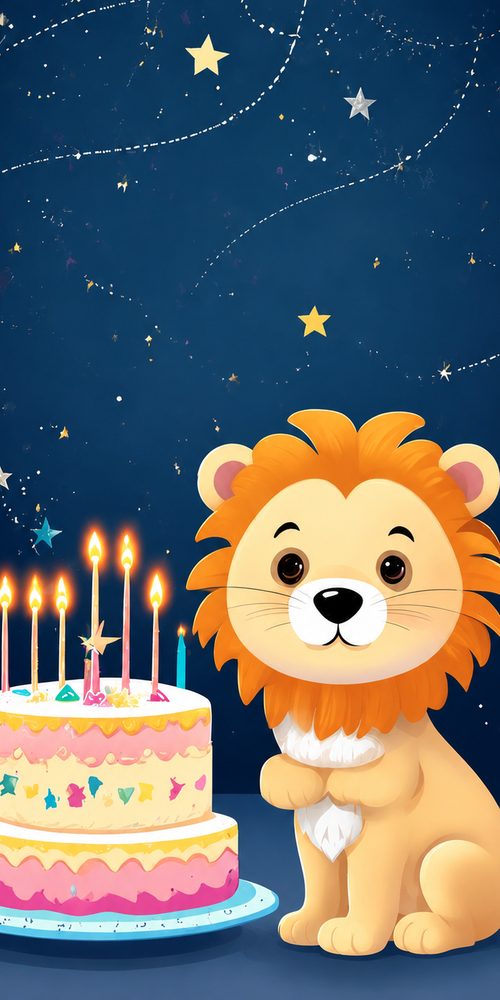
#> input picture assets/inner.png, 500 x 1000 px, shrunk from 720 x 1440 before the run
$ python remove_watermark.py
#> lines starting #> are read from the running program, lines starting #| are printed output that depends on the picture; after the words box and inside, x2 and y2 are one past the last pixel; in counts of white or black regions, pixels touching at a corner belong together
"""自动移除智谱 CogView 图片右下角的“AI生成”文字水印。

原理：水印是半透明的灰色文字，会在局部产生“通道差异很小的高幅残差”，
据此检测出字形像素，再用周围未遮挡像素的中值填补。

用法：python tools/remove_watermark.py <图片路径>
"""

import os
import sys

import numpy as np
from PIL import Image, ImageFilter


def detect_glyph_mask(im, zone):
    """在 zone=(x0,y0,x1,y1) 区域内检测文字形残差块。"""
    x0, y0, x1, y1 = zone
    region = np.asarray(im.crop(zone), dtype=np.int16)
    bg = np.asarray(im.crop(zone).filter(ImageFilter.MedianFilter(15)), dtype=np.int16)
    res = region - bg
    mag = np.sqrt((res ** 2).sum(axis=2))
    spread = res.std(axis=2)
    cand = (mag > 22) & (spread < 14)

    hgt, wdt = cand.shape
    seen = np.zeros_like(cand, dtype=bool)
    keep = np.zeros_like(cand, dtype=bool)
    for y in range(hgt):
        for x in range(wdt):
            if not cand[y, x] or seen[y, x]:
                continue
            stack = [(x, y)]
            seen[y, x] = True
            pts = []
            while stack:
                cx, cy = stack.pop()
                pts.append((cx, cy))
                for nx, ny in ((cx + 1, cy), (cx - 1, cy), (cx, cy + 1), (cx, cy - 1)):
                    if 0 <= nx < wdt and 0 <= ny < hgt and cand[ny, nx] and not seen[ny, nx]:
                        seen[ny, nx] = True
                        stack.append((nx, ny))
            # 字形大小的紧凑块（避开大片毛发纹理）
            if 12 <= len(pts) <= 500:
                for px, py in pts:
                    keep[py, px] = True
    return keep


def inpaint(arr, mask, radius=8, passes=4):
    """用周围未遮挡像素的中值填补 mask 区域。"""
    h, w, _ = arr.shape
    cur = arr.copy()
    mm = mask.copy()
    for _ in range(passes):
        idxs = np.argwhere(mm)
        if len(idxs) == 0:
            break
        for py, px in idxs:
            ys = slice(max(0, py - radius), min(h, py + radius + 1))
            xs = slice(max(0, px - radius), min(w, px + radius + 1))
            win = cur[ys, xs]
            winm = mm[ys, xs]
            good = win[~winm]
            if len(good) == 0:
                continue
            cur[py, px] = np.median(good, axis=0)
        # 收缩掩膜：只处理上一轮被填补像素的邻域
        from PIL import Image as _I
        mimg = _I.fromarray((mm * 255).astype(np.uint8))
        mm = np.asarray(mimg.filter(ImageFilter.MaxFilter(3)), dtype=bool)
    return cur


def main():
    path = sys.argv[1] if len(sys.argv) > 1 else os.path.join(
        os.path.dirname(os.path.dirname(os.path.abspath(__file__))), "assets", "inner.png"
    )
    im = Image.open(path).convert("RGB")
#> im is the input picture: PIL image 500x1000 RGB; mean R, G, B 102.7, 107.4, 109.4
    w, h = im.size
#> w = 500; h = 1000
    zone = (int(w * 0.82), int(h * 0.88), w, h)  # 右下角区域
#> zone = (410, 880, 500, 1000)
    mask = detect_glyph_mask(im, zone)
#> in detect_glyph_mask, `bg = np.asarray(im.crop(zone).filter(ImageFilter.MedianFilter(15)), dt..`:
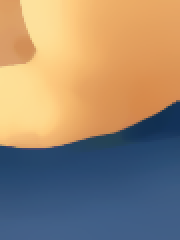
#> bg: shape (120, 90, 3) int16 (shown 2 times larger); mean R, G, B 153.1, 134.7, 114.4
#> in detect_glyph_mask, `res = region - bg`:
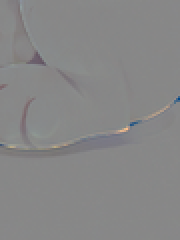
#> res: shape (120, 90, 3) int16 (shown 2 times larger); mean R, G, B -0.8, -0.9, -0.6; drawn with min black and max white
#> in detect_glyph_mask, `spread = res.std(axis=2)`:
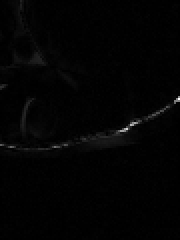
#> spread: shape (120, 90) float64 (shown 2 times larger); min 0, max 79.65, mean 1.1; drawn with min black and max white
#> in detect_glyph_mask, `cand = (mag > 22) & (spread < 14)`:
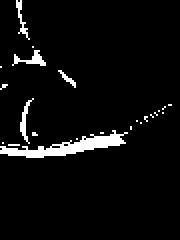
#> cand: shape (120, 90) bool (shown 2 times larger); 4.9% white; 23 white regions (18 under 20 px), largest, box (x1, y1, x2, y2) and area: (0, 65, 64, 79) 321, (6, 25, 23, 33) 55, (10, 49, 17, 72) 49, (8, 0, 15, 20) 40, (29, 35, 38, 44) 23
#> after the loop in detect_glyph_mask, `for y in range(hgt):`:
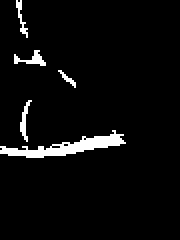
#> keep: shape (120, 90) bool (shown 2 times larger); 4.4% white; 5 white regions, box (x1, y1, x2, y2) and area: (0, 65, 63, 79) 316, (7, 25, 23, 33) 54, (10, 50, 16, 71) 47, (8, 0, 14, 19) 38, (29, 35, 38, 44) 23
    x0, y0, x1, y1 = zone
#> x0 = 410; y0 = 880; x1 = 500; y1 = 1000
    full = np.zeros((h, w), dtype=bool)
    full[y0:y1, x0:x1] = mask
#> full: shape (1000, 500) bool; 0.1% white; 5 white regions, box (x1, y1, x2, y2) and area: (410, 945, 473, 959) 316, (417, 905, 433, 913) 54, (420, 930, 426, 951) 47, (418, 880, 424, 899) 38, (439, 915, 448, 924) 23
    print("watermark pixels:", int(full.sum()))
#| watermark pixels: 478
    if full.sum() == 0:
        print("未检测到水印字形，未做修改")
        return
    arr = np.asarray(im)
    arr = inpaint(arr, full)
#> after the loop in inpaint, `for _ in range(passes):`:
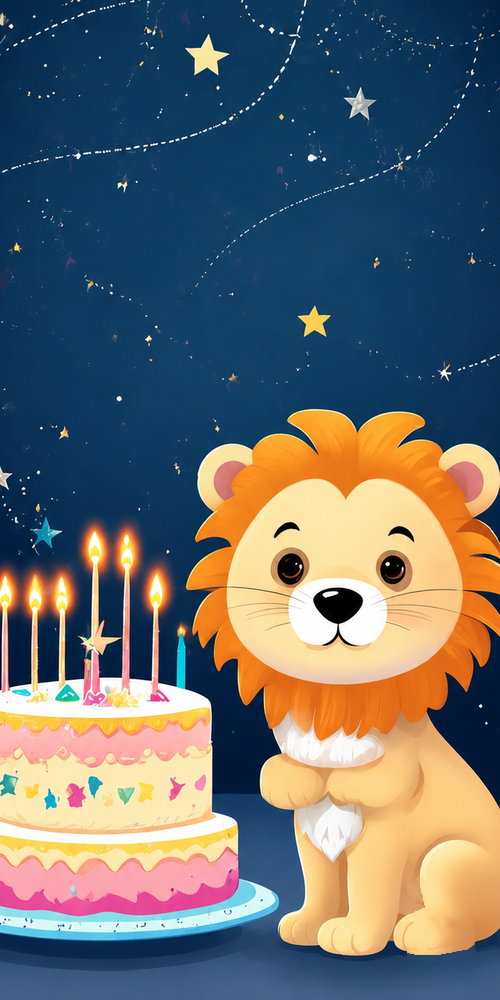
#> cur: shape (1000, 500, 3); 0.34% of pixels changed, all inside (x1, y1, x2, y2) = (407, 877, 476, 962)
#> after the loop in inpaint, `for _ in range(passes):`:
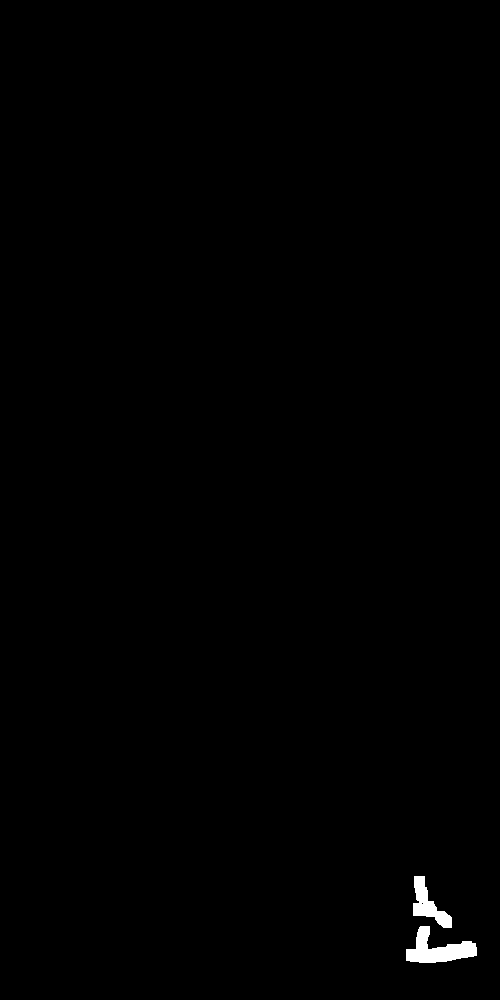
#> mm: shape (1000, 500) bool; 0.43% white; 2 white regions, box (x1, y1, x2, y2) and area: (406, 926, 477, 963) 1312, (413, 876, 452, 928) 855
    Image.fromarray(arr).save(path)
    ys, xs = np.argwhere(full).T
#> ys = 478 values from 880 to 958; xs = 478 values, max 472 at index 257, min 410 at index 290, mean 437.3
    print(f"已修复区域: x {xs.min()}-{xs.max()}, y {ys.min()}-{ys.max()}")
#| 已修复区域: x 410-472, y 880-958


if __name__ == "__main__":
    main()
